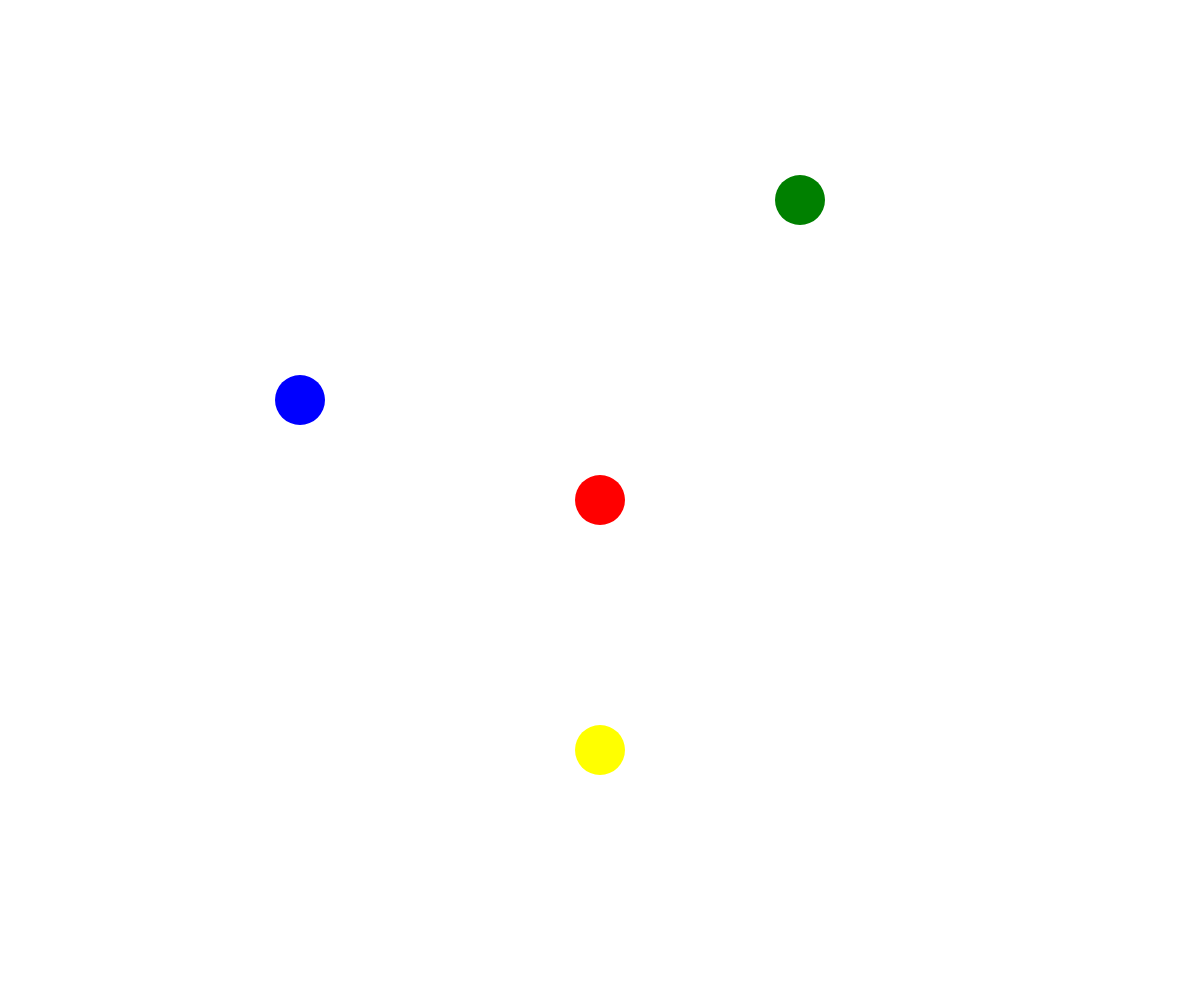
Frame 1 (no input)
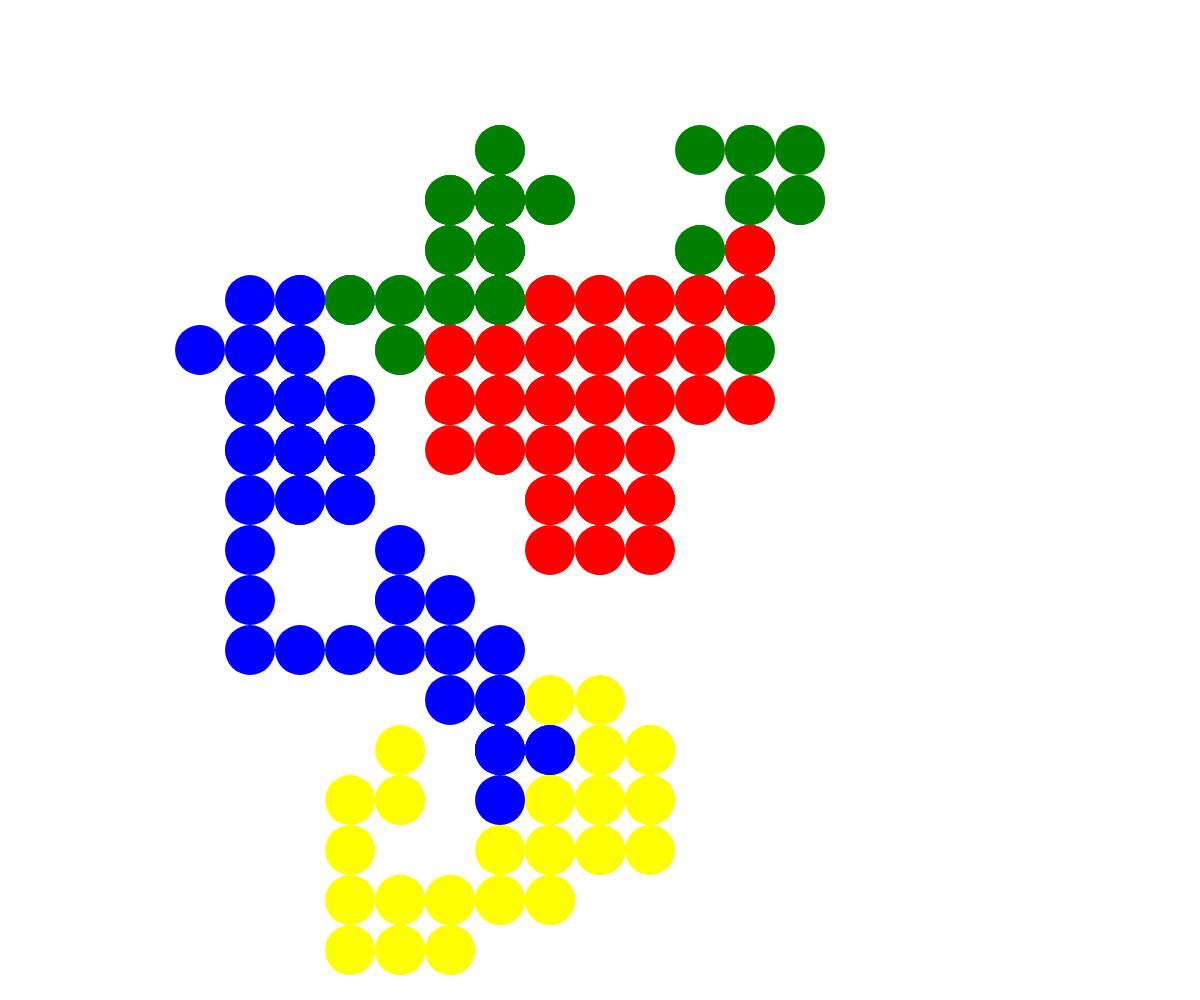
Frame 60 (no input)
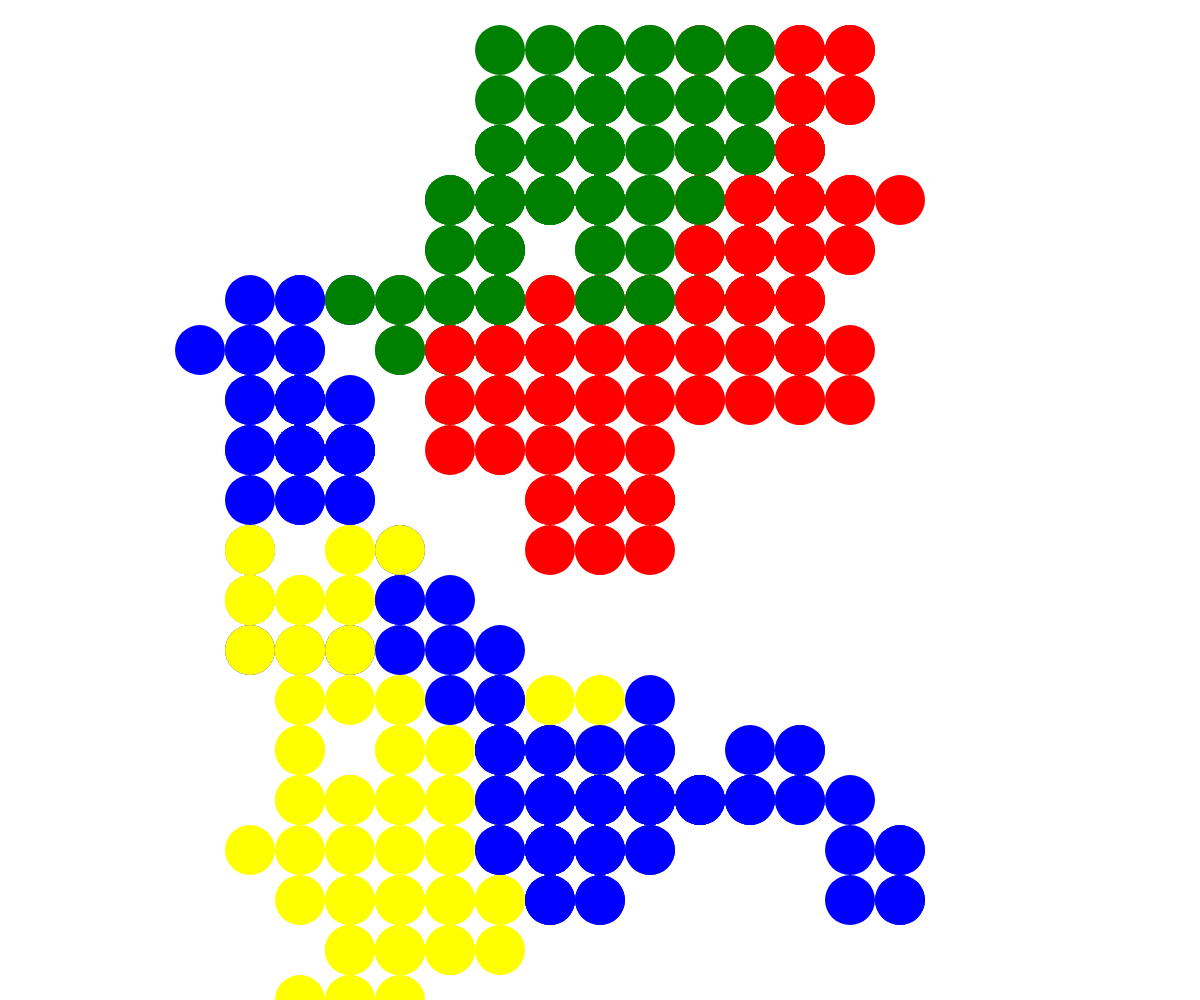
Frame 120 (the mouse pressed at the canvas centre since frame 60)

The p5.js sketch that drew these frames (run headless with seeded random() and noise() and a simulated clock; from frame 60 on, the mouse is pressed at the canvas centre):

// p5.js sketch
// ── sketch.js
// Walker OOP Demo

class Walker {
  constructor(x, y) {
    this.x = x;
    this.y = y;
    this.speed = 50;
    this.diameter = 50;
    this.color = "red";
  }

  display() {
    fill(this.color);
    circle(this.x, this.y, this.diameter);
  }

  move() {
    let choice = random(100);
    if (choice < 25) {
      this.y -= this.speed;
    }
    else if(choice < 50) {
      this.y += this.speed;
    }
    else if (choice < 75) {
      this.x -= this.speed;
    }
    else {
      this.x += this.speed;
    }
  }
}

let newell; 
let theo;
let thing; 
let thiny;

async function setup() {
  
  createCanvas(windowWidth, windowHeight);
  newell = new Walker(width/2, height/2);
  theo = new Walker(300, 400);
  thing = new Walker(800, 200,);
  thiny = new Walker(600, 750);
  theo.color = "blue";
  thing.color = "green";
  thiny.color = "yellow";
  noStroke();
}

function draw() {
  newell.display();
  theo.display();
  thing.display();
  thiny.display();

  newell.move();
  theo.move();
  thing.move();
  thiny.move();
}
